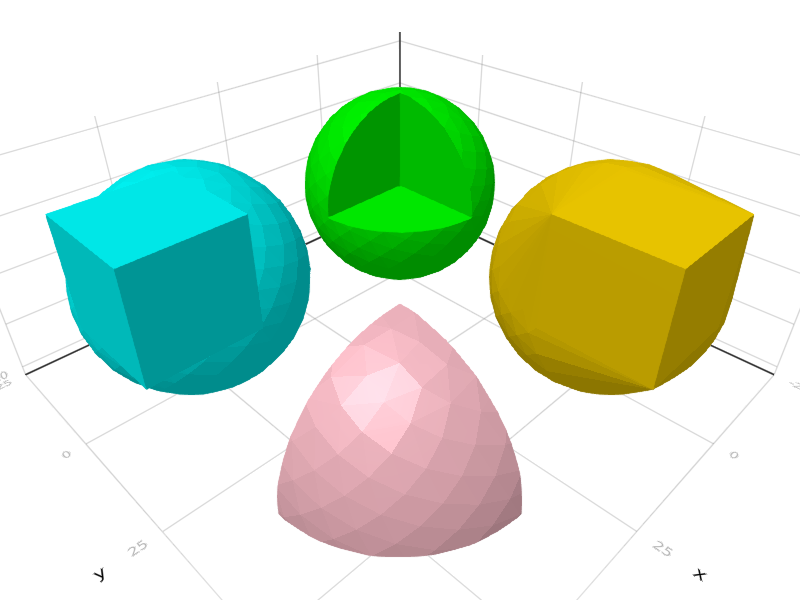

The Julia source for this figure:
using ConstructiveGeometry

r=20.
s1 = sphere(20)
s2 = cube(20)
k=50

u =union(
  [ k, 0, 0]+color("cyan")*(s1 ∪ s2),
	[ k, k, 0]+color("pink")*(s1 ∩ s2),
	[ 0, 0, 0]+color("lime")*(s1 \ s2),
	[ 0, k, 0]+color("gold")*hull(s1, s2)
)
save("sphere_cube.png", u)
